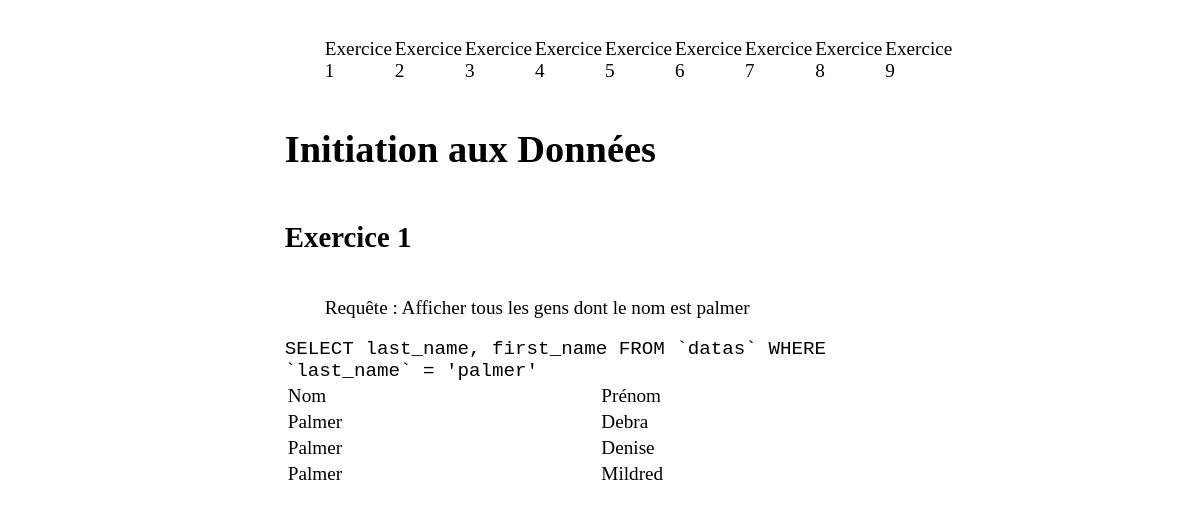
The page / on the database its author committed.
### tables this page shows
CREATE TABLE `datas` (
  `id` int(4) DEFAULT NULL,
  `first_name` varchar(11) DEFAULT NULL,
  `last_name` varchar(10) DEFAULT NULL,
  `email` varchar(35) DEFAULT NULL,
  `gender` varchar(6) DEFAULT NULL,
  `ip_address` varchar(15) DEFAULT NULL,
  `birth_date` varchar(10) DEFAULT NULL,
  `zip_code` varchar(14) DEFAULT NULL,
  `avatar_url` varchar(84) DEFAULT NULL,
  `state_code` varchar(4) DEFAULT NULL,
  `country_code` varchar(2) DEFAULT NULL
);

### index.php (the view)
<?php require_once "header.php"; ?>
<?php require "db-connect.php"; ?>
<?php
    $sql="SELECT last_name, first_name FROM `datas` WHERE `last_name` = 'palmer'";
    if(!$connexion->query($sql)) echo "Y a un bug dans la matrice mec";
    else{
?>
    <body>
        <h2>Exercice 1</h2>
        <blockquote>Requête : Afficher tous les gens dont le nom est palmer</blockquote>
        <code>SELECT last_name, first_name FROM `datas` WHERE `last_name` = 'palmer'</code>
        <table>
            <tr><td class="coloredbg">Nom</td><td class="coloredbg">Prénom</td></tr>
      <?php
        foreach ($connexion->query($sql) as $row)
            echo "<tr><td>" .$row['last_name']. "</td><td>" . $row['first_name']."</td></tr>\n";
      ?>
        </table>
    <?php } ?>
    </body>
</html>

### styles.css (style rules this page uses)
body { margin, padding: 0; font-size: 1.2rem; }

### rows shown on the page
datas: last_name "Palmer", first_name "Debra"
datas: last_name "Palmer", first_name "Denise"
datas: last_name "Palmer", first_name "Mildred"
